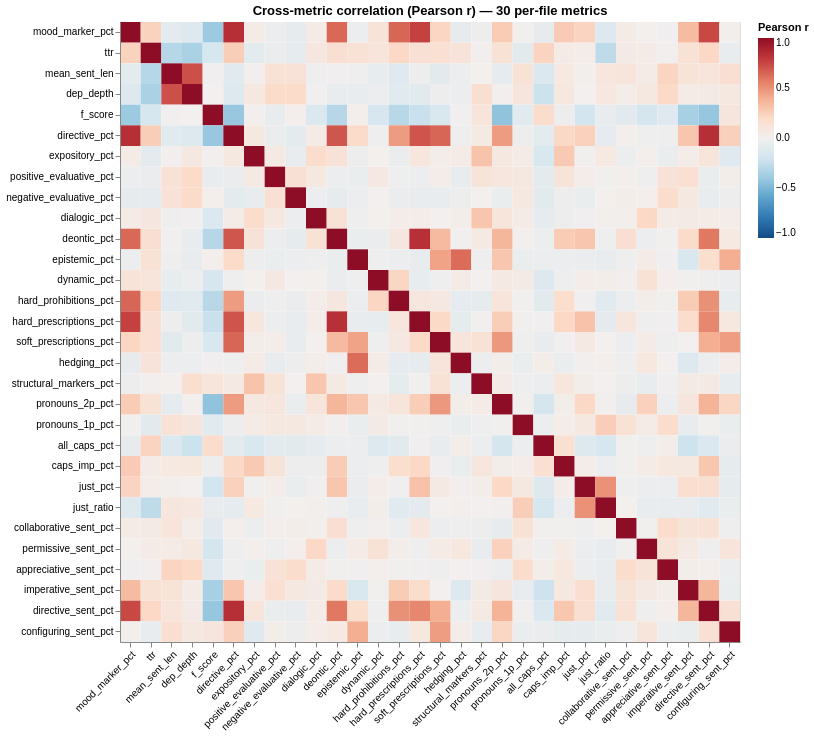

Notebook source saved alongside this figure:
### Markdown cell above
### Cross-metric correlation matrix

A 30-metric correlation grid. Each cell is the **Pearson r** between two metrics, computed across all 287 files.

**How to read it**:
- **Color intensity** encodes the strength of the linear relationship.
- **Red** = positive correlation: the two metrics rise together (when one is high, the other tends to be high).
- **Blue** = negative correlation: the two metrics move opposite (when one is high, the other tends to be low).
- **Cells near zero** (faint color) = the two metrics are unrelated.
- The diagonal is always solid red (every metric correlates 1.0 with itself).
- Conventional thresholds in social-science contexts: |r| ≥ 0.3 is "moderate", |r| ≥ 0.7 is "strong".

What welfare-relevant patterns to watch for: the imperative-marker / hard-prohibition / deontic-modality cluster should be a tight red block (these dimensions all measure "rule-bearing language" from different angles). The justification ratio should sit isolated or correlate negatively with the directive cluster (more justification → less raw directive density).

### Code cell
"""Cross-metric correlation matrix across the main per-file numeric metrics.

Updated for the new schema:
  - dropped: mood_imperative_sent_pct (now in sentence_register), evaluative_pct
  - added:   positive_evaluative_pct, negative_evaluative_pct (stance polarity split)
  - added:   the six sentence_register *_sent_pct classes
"""
import numpy as np

corr_cols = [
    # mood / lexical density
    "mood_marker_pct",
    # register quantitative
    "ttr", "mean_sent_len", "dep_depth", "f_score",
    # stance (5-class)
    "directive_pct", "expository_pct",
    "positive_evaluative_pct", "negative_evaluative_pct",
    "dialogic_pct",
    # modality
    "deontic_pct", "epistemic_pct", "dynamic_pct",
    # vocab
    "hard_prohibitions_pct", "hard_prescriptions_pct",
    "soft_prescriptions_pct", "hedging_pct", "structural_markers_pct",
    "pronouns_2p_pct", "pronouns_1p_pct",
    # loudness + reasoning
    "all_caps_pct", "caps_imp_pct",
    "just_pct", "just_ratio",
    # sentence_register (per-sentence, multi-label)
    "collaborative_sent_pct", "permissive_sent_pct", "appreciative_sent_pct",
    "imperative_sent_pct", "directive_sent_pct", "configuring_sent_pct",
]
corr = alt_df[corr_cols].corr().reset_index().melt(
    id_vars="index", var_name="other", value_name="r")
corr.columns = ["x", "y", "r"]

corr_chart = (
    alt.Chart(corr)
    .mark_rect()
    .encode(
        x=alt.X("x:N", sort=corr_cols, title=None,
                axis=alt.Axis(labelAngle=-45, labelLimit=160)),
        y=alt.Y("y:N", sort=corr_cols, title=None,
                axis=alt.Axis(labelLimit=160)),
        color=alt.Color("r:Q",
                         scale=alt.Scale(scheme="redblue", domain=[-1, 1], reverse=True),
                         title="Pearson r"),
        tooltip=[alt.Tooltip("x:N"), alt.Tooltip("y:N"),
                 alt.Tooltip("r:Q", format=".2f")],
    )
    .properties(width=620, height=620,
                title=f"Cross-metric correlation (Pearson r) — {len(corr_cols)} per-file metrics")
)
corr_chart

### Figure 1 — Vega-Lite specification as saved in the notebook (floating-point values rounded to 4 significant figures; data arrays with more than 128 entries replaced by an {"elided": "..."} marker saying what was removed)
{"config": {"view": {"continuousWidth": 300, "continuousHeight": 300}}, "data": {"name": "data-3cb65ade112a4974ff2f25d1ae6d63b3"}, "mark": {"type": "rect"}, "encoding": {"color": {"field": "r", "scale": {"domain": [-1, 1], "reverse": true, "scheme": "redblue"}, "title": "Pearson r", "type": "quantitative"}, "tooltip": [{"field": "x", "type": "nominal"}, {"field": "y", "type": "nominal"}, {"field": "r", "format": ".2f", "type": "quantitative"}], "x": {"axis": {"labelAngle": -45, "labelLimit": 160}, "field": "x", "sort": ["mood_marker_pct", "ttr", "mean_sent_len", "dep_depth", "f_score", "directive_pct", "expository_pct", "positive_evaluative_pct", "negative_evaluative_pct", "dialogic_pct", "deontic_pct", "epistemic_pct", "dynamic_pct", "hard_prohibitions_pct", "hard_prescriptions_pct", "soft_prescriptions_pct", "hedging_pct", "structural_markers_pct", "pronouns_2p_pct", "pronouns_1p_pct", "all_caps_pct", "caps_imp_pct", "just_pct", "just_ratio", "collaborative_sent_pct", "permissive_sent_pct", "appreciative_sent_pct", "imperative_sent_pct", "directive_sent_pct", "configuring_sent_pct"], "title": null, "type": "nominal"}, "y": {"axis": {"labelLimit": 160}, "field": "y", "sort": ["mood_marker_pct", "ttr", "mean_sent_len", "dep_depth", "f_score", "directive_pct", "expository_pct", "positive_evaluative_pct", "negative_evaluative_pct", "dialogic_pct", "deontic_pct", "epistemic_pct", "dynamic_pct", "hard_prohibitions_pct", "hard_prescriptions_pct", "soft_prescriptions_pct", "hedging_pct", "structural_markers_pct", "pronouns_2p_pct", "pronouns_1p_pct", "all_caps_pct", "caps_imp_pct", "just_pct", "just_ratio", "collaborative_sent_pct", "permissive_sent_pct", "appreciative_sent_pct", "imperative_sent_pct", "directive_sent_pct", "configuring_sent_pct"], "title": null, "type": "nominal"}}, "height": 620, "title": "Cross-metric correlation (Pearson r) — 30 per-file metrics", "width": 620, "$schema": "https://vega.github.io/schema/vega-lite/v6.4.1.json", "datasets": {"data-3cb65ade112a4974ff2f25d1ae6d63b3": {"elided": "900 records"}}}
